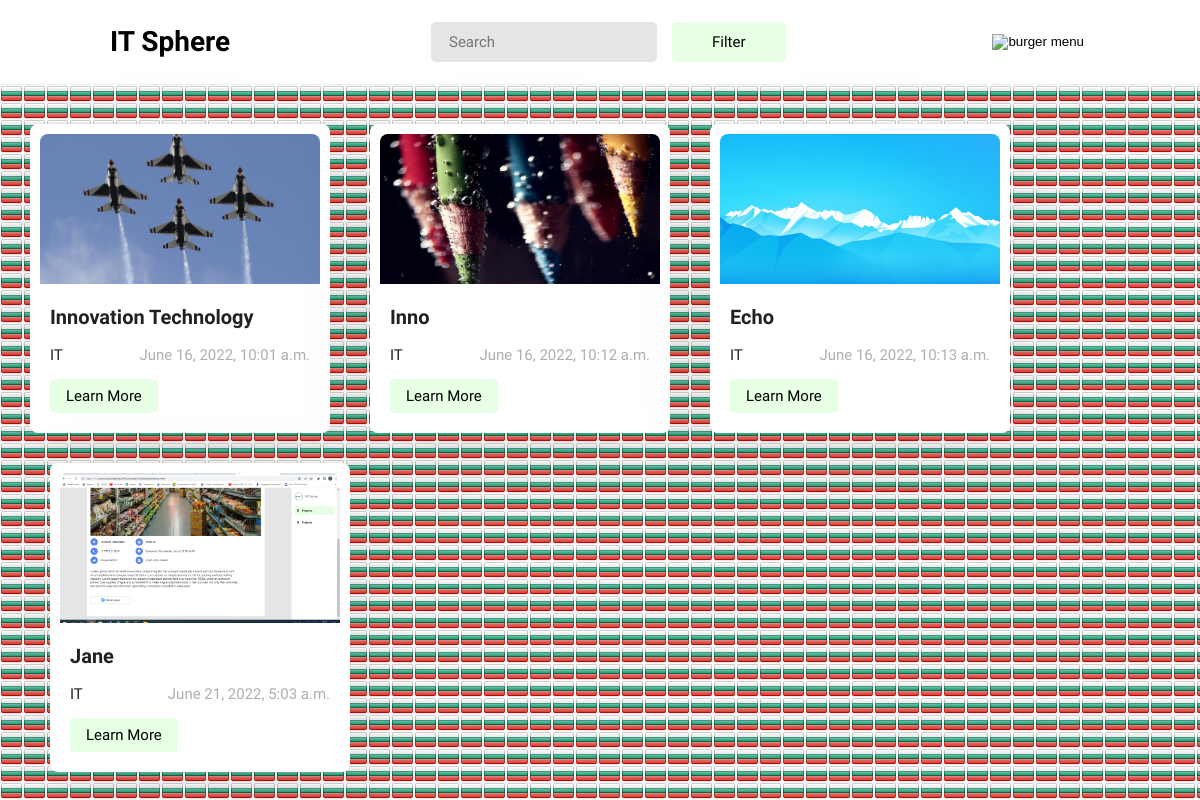
Page /projects/5/ on the earlier database version.
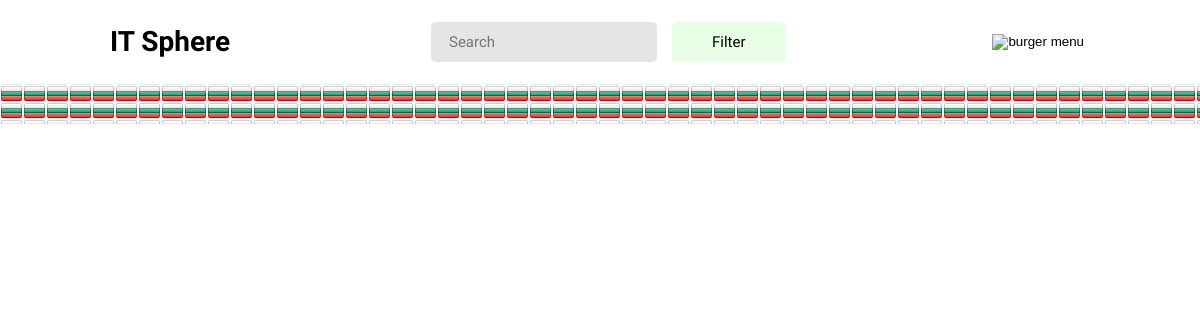
Same page on the later database version.
### blog/models.py (models this page shows, shortened)
class Project(models.Model):
    created_at = models.DateTimeField(auto_now_add=True, null=True)
    name = models.CharField(max_length=200, null=True)
    image = models.ImageField(null=True)
    price = models.TextField(null=True)
    category_id = models.ForeignKey(Category, on_delete=models.CASCADE, null=True)
    person_id = models.ForeignKey(Person, on_delete=models.CASCADE, null=True)
    project_aim = models.TextField(null=True)
    desription = models.TextField(null=True)
    file = models.FileField(null=True)
    innovastion_part = models.TextField(null=True)
    region = models.CharField(max_length=256, null=True)
    district = models.CharField(max_length=256, null=True)

class Category(models.Model):
    name = models.CharField(max_length=200, null=True)
    def __str__(self):
        return self.name

### blog/views.py (the view)
# urls.py: path('projects/<int:pk>/', projects, name='projects'),
def projects(requests, pk):
    query = Project.objects.filter(category_id_id=pk)
    ctg = Category.objects.all()
    return render(requests, 'projects.html', {'ctg': ctg, 'query': query})

### templates/projects.html (shortened to what this page needs)
<!DOCTYPE html>
<html lang="en">
<head>
    {% load static %}
    <link rel="stylesheet" href="{% static './css/main.css' %}">
</head>
<body>
    <main class="main">
        <section class="hero">
            <div class="container">
                <div class="hero__container">
                    <div class="hero__top">
                        <div class="hero__t-left">
                            <h3 class="hero__t-heading">IT Sphere</h3>
                        </div>
                        <form class="hero__form" method="post" role="search" action="{% url 'project_searching' %}">
                            {% if search %}
                                <a href="{% url 'index' %}"><button type="button" style="padding: 9px 40px; background-color: red; color: #fff; font-family: 'Roboto'; font-style: normal; font-weight: 400; font-size: 15px; line-height: 22px; border: none; outline: none; border-radius: 5px; cursor: pointer;" >back</button></a>
                            {% else %}
                                <label class="hero__label">
                                    <input type="text" name="search" id="Search" class="hero__search" placeholder="Search">
                                    <button type="submit" class="hero__btn">Filter</button>
                                </label>
                            {% endif %}
                        </form>
                        <button class="burger__btn"><img class="burger__img" src="{% static './img/burger.png' %}" alt="burger menu" width="30"></button>
                    </div>
                </div>
            </div>
        </section>
        <section class="project">
            <div class="container">
                <div class="project__container">
                    <ul class="project__list">
                        {% for i in query %}
                        <li class="project__item">
                            <div class="project__item-top">
                                <img src="{{ i.image.url }}" alt="Project item" class="project__item-img" width="300" height="150">
                            </div>
                            <div class="project__item-bottom">
                                <h4 class="project__b-heading">{{ i.name }}</h4>
                                <div class="project__b-text-wrapper">
                                    <p class="project__b-text">{{ i.category_id }}</p>
                                    <p class="project__b-data">{{ i.created_at }}</p>
                                </div>
                                <a href="{% url 'about' pk=i.id %}" class="project__link-wrapper"><button class="project__btn">Learn More</button></a>
                            </div>
                        </li>
                        {% endfor %}
                    </ul>
                </div>
            </div>
        </section>
    </main>
</body>
</html>

### static/css/main.css (style rules this page uses)
html { scroll-behavior: smooth; }
h1, h2, h3, h4, h5, h6, p, ul, li, body, html { margin: 0; padding: 0; }
main { background-image: url("./../img/bg.png"); }
.container { display: -webkit-box; display: -ms-flexbox; display: flex; -webkit-box-orient: vertical; -webkit-box-direction: normal; -ms-flex-direction: column; flex-direction: column; -webkit-box-align: center; -ms-flex-align: center; align-items: center; max-width: 1400px; margin-right: auto; margin-left: auto; padding-right: 20px; padding-left: 20px; }
.hero { background-color: #FFFFFF; }
.hero .hero__container { top: 0; max-width: 980px; padding-right: 20px; padding-left: 20px; width: 100%; margin-right: 250px; }
.hero .hero__container .hero__top { display: -webkit-box; display: -ms-flexbox; display: flex; -webkit-box-align: center; -ms-flex-align: center; align-items: center; -webkit-box-pack: center; -ms-flex-pack: center; justify-content: center; padding-top: 22px; padding-bottom: 22px; width: 100%; align-items: center; -webkit-box-pack: justify; -ms-flex-pack: justify; justify-content: space-between; }
.hero .hero__container .hero__top .burger__btn { display: none; background-color: transparent; border: none; outline: none; cursor: pointer; }
.hero .hero__container .hero__top .hero__t-left { display: -webkit-box; display: -ms-flexbox; display: flex; -webkit-box-align: center; -ms-flex-align: center; align-items: center; }
.hero .hero__container .hero__top .hero__t-left .hero__t-heading { font-family: 'Roboto'; font-weight: 700; font-size: 28px; line-height: 38px; color: #000; }
.hero .hero__container .hero__top .hero__form { display: -webkit-box; display: -ms-flexbox; display: flex; }
.hero .hero__container .hero__top .hero__form .hero__label { max-width: 675px; display: -webkit-box; display: -ms-flexbox; display: flex; -webkit-box-align: center; -ms-flex-align: center; align-items: center; }
.hero .hero__container .hero__top .hero__form .hero__label .hero__search { max-width: 440px; width: 100%; padding: 9px 18px; font-family: 'Roboto'; font-weight: 400; font-size: 15px; line-height: 22px; outline: none; border: none; background-color: #e5e5e5; color: #000; border-radius: 5px; margin-right: 15px; }
.hero .hero__container .hero__top .hero__form .hero__label .hero__btn { padding: 9px 40px; background-color: #e6ffe5; color: #000; font-family: 'Roboto'; font-style: normal; font-weight: 400; font-size: 15px; line-height: 22px; border: none; outline: none; border-radius: 5px; cursor: pointer; }
@media only screen and (max-width: 1275px) { .hero .hero__container { margin-right: 0; } }
@media only screen and (max-width: 1275px) { .hero .hero__container .hero__top .burger__btn { display: unset; } }

Differences in the rows shown:
removed Project: image (picture), name "Innovation Technology", category_id "IT", created_at "June 16, 2022, 10:01 a.m."
removed Project: image (picture), name "Inno", category_id "IT", created_at "June 16, 2022, 10:12 a.m."
removed Project: image (picture), name "Echo", category_id "IT", created_at "June 16, 2022, 10:13 a.m."
removed Project: image (picture), name "Jane", category_id "IT", created_at "June 21, 2022, 5:03 a.m."
